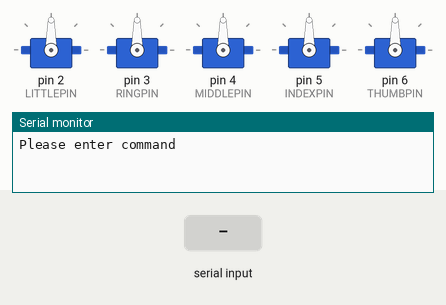
Recording of a sketch running on a simulated Arduino Uno, built with avr-gcc and run on an emulated ATmega328P. Shown: 5 × servo, the last lines printed to the serial monitor. Inputs (shaded band) come from the test bench.

Above: at 1.2 s.
1.3 s: "C" received over Serial
At 2.1 s:
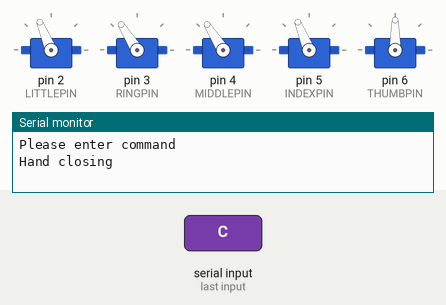
Timing chart, 0 to 8.8 s (numbered marks = the images above; inputs shaded):
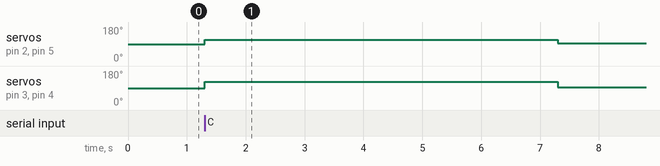

Measured:
- after the input at 1.3 s, servo on pin 2 (LITTLEPIN), servo on pin 5 (INDEXPIN): 90° → 112° at once, → 93° 6.0 s later; servo on pin 3 (RINGPIN), servo on pin 4 (MIDDLEPIN): 90° → 122° at once, → 93° 6.0 s later

The sketch:

ArduinoCode20250504r1.ino
```cpp
//Programming for hand
#include <Servo.h>

#define THRESHOLD 150 //In order to determine the state of the hand (opened/closed)
#define EMGPIN 3 //Analog pin connected to Muscle Sensor V3 Board
#define LITTLEPIN  2 //Digital pin used by Little servo
#define RINGPIN    3 //Digital pin used by Ring servo
#define MIDDLEPIN  4 //Digital pin used by Middle servo
#define INDEXPIN   5 //Digital pin used by Index servo
#define THUMBPIN   6 //Digital pin used by Thumb servo
#define CLOSED 100
#define OPENED 0

Servo servoLittleFinger;         // Define servo fingers
Servo servoRingFinger;         // Define servo fingers
Servo servoMiddleFinger;         // Define servo fingers
Servo servoIndexFinger;         // Define servo fingers
Servo servoThumbFinger;         // Define servo fingers
char command;  // Stores the received command
char hand_state = OPENED;

// You have to rewrite properly the functions to open and close the fingers
// according of your assembly
// In my case, middle and index fingers are opened when servo is at 170 degrees and the others when servo is at 0 degrees
// I have used Towardpro MG996R servos


void setup(){

  Serial.begin(9600); //BAUDRATE set to 115200, remember it to set monitor serial properly (used this BaudRate and "NL&CR" option to visualize the values correctly)

  servoLittleFinger.attach(LITTLEPIN);  // Set Little finger servo to digital pin 3
  servoRingFinger.attach(RINGPIN);  // Set Ring finger servo to digital pin 5
  servoMiddleFinger.attach(MIDDLEPIN);  // Set Middle finger servo to digital pin 6
  servoIndexFinger.attach(INDEXPIN);  // Set Index finger servo to digital pin 9
  servoThumbFinger.attach(THUMBPIN);  // Set Thumb finger servo to digital pin 10
  Serial.println("Please enter command \n");
  hand_state = OPENED;
}

void loop() {

  if (Serial.available() > 0)
  { //If data is available
    command = Serial.read();  // Read the command
    if ((command == 'C' )&& (hand_state == OPENED))
    {
      Serial.println("Hand closing \n");
      servoLittleFinger.writeMicroseconds(1700);
      servoRingFinger.writeMicroseconds(1800);
      servoMiddleFinger.writeMicroseconds(1800);
      servoIndexFinger.writeMicroseconds(1700);
      //servoThumbFinger.writeMicroseconds(1700);

      delay(6000);
      servoLittleFinger.writeMicroseconds(1500);
      servoRingFinger.writeMicroseconds(1500);
      servoMiddleFinger.writeMicroseconds(1500);
      servoIndexFinger.writeMicroseconds(1500);
      //servoThumbFi nger.writeMicroseconds(1500);

      hand_state = CLOSED;
      Serial.println("Hand closed \n");
    }
    else if ((command == 'O')&& (hand_state == CLOSED))
    {
      Serial.println("Hand opening \n");
      servoLittleFinger.writeMicroseconds(1275);
      servoRingFinger.writeMicroseconds(1175);
      servoMiddleFinger.writeMicroseconds(1275);
      servoIndexFinger.writeMicroseconds(1275);
      //servoThumbFinger.writeMicroseconds(1275);
      delay(3000);
      servoLittleFinger.writeMicroseconds(1500);
      servoRingFinger.writeMicroseconds(1500);
      servoMiddleFinger.writeMicroseconds(1500);
      servoIndexFinger.writeMicroseconds(1500);
      //servoThumbFinger.writeMicroseconds(1500);

      hand_state = OPENED;
      Serial.println("Hand opened \n");
    }
  }
}
```
